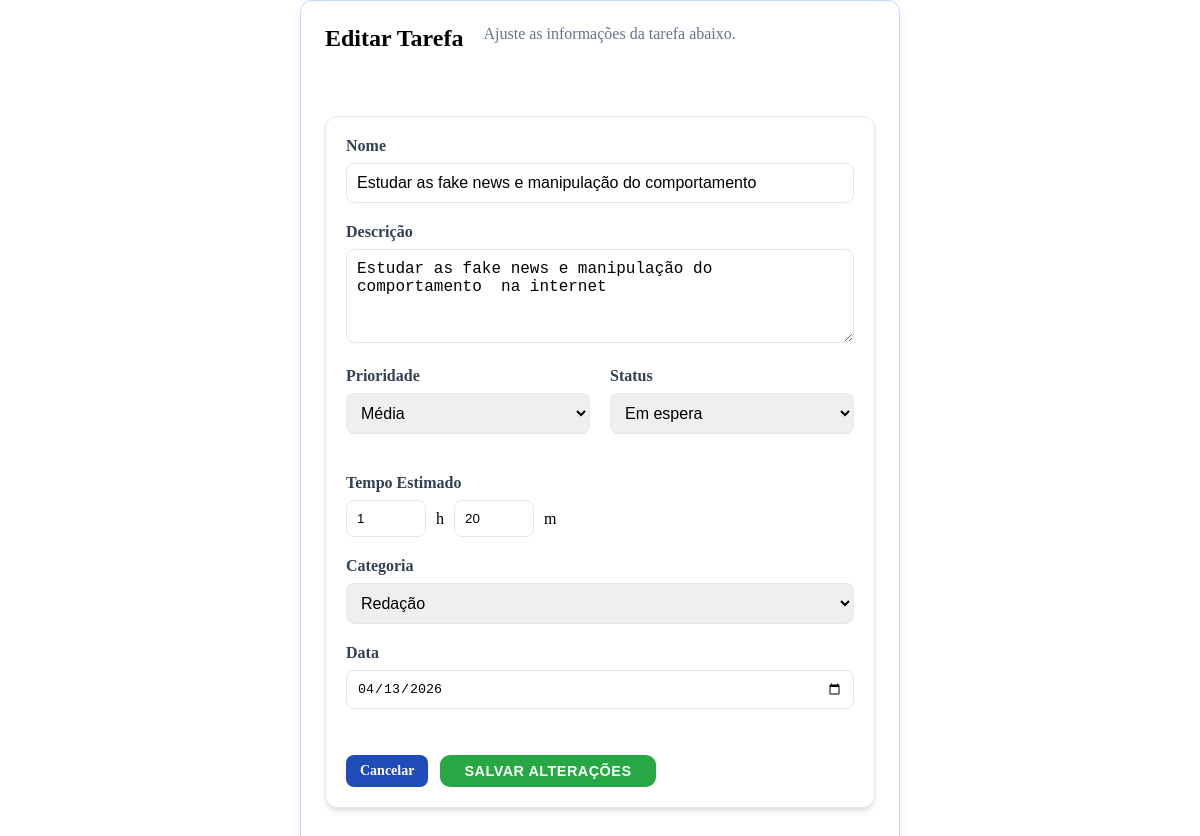
/editar/36/, run on the app's committed database.
### tarefas/models.py (models this page shows, shortened)
class Tarefa(models.Model):
    PRIORIDADE_CHOICES = [
        ('BA', 'Baixa'),
        ('ME', 'Média'),
        ('AL', 'Alta'),
    ]
    STATUS_CHOICES = [
        ('ES', 'Em espera'),
        ('AN', 'Em andamento'),
        ('CO', 'Concluída'),
    ]
    nome = models.CharField(max_length=255)
    descricao = models.TextField(blank=True)
    prioridade = models.CharField(
        max_length=2, choices=PRIORIDADE_CHOICES, default='ME')
    status = models.CharField(
        max_length=2, choices=STATUS_CHOICES, default='ES')
    horas_estimadas = models.PositiveIntegerField(
        default=0, help_text='Minutos estimados')
    horas_trabalhadas = models.PositiveIntegerField(
        default=0, help_text='Minutos trabalhados')
    data = models.DateField()
    categoria = models.ForeignKey(
        CategoriaTarefa, on_delete=models.SET_NULL, null=True, blank=True,
        related_name='tarefas')

class CategoriaTarefa(models.Model):
    nome = models.CharField(max_length=100, unique=True)
    class Meta:
        ordering = ['nome']
        verbose_name = 'Categoria'
        verbose_name_plural = 'Categorias'

### tarefas/views.py (the view)
# urls.py: path('editar/<int:tarefa_id>/', views.editar_tarefa, name='editar_tarefa'),
def editar_tarefa(request, tarefa_id):
    tarefa = get_object_or_404(Tarefa, id=tarefa_id)
    categorias = CategoriaTarefa.objects.all()
    prioridades = Tarefa.PRIORIDADE_CHOICES
    status_list = Tarefa.STATUS_CHOICES
    context = {
        'tarefa': tarefa,
        'categorias': categorias,
        'prioridades': prioridades,
        'status_list': status_list,
    }
    return render(request, 'tarefa_editar.html', context)

### tarefas/templatetags/custom_filters.py (called while the page is built)
@register.filter
def divide(value, arg):
    try:
        return int(value) // int(arg)
    except (ValueError, ZeroDivisionError, TypeError):
        return 0

@register.filter
def modulo(value, arg):
    try:
        return int(value) % int(arg)
    except (ValueError, ZeroDivisionError, TypeError):
        return 0

### templates/tarefa_editar.html (shortened to what this page needs)
{% extends 'index.html' %}
{% load static custom_filters %}
{% block content %}
<div class="page-wrapper">
    <div class="detalhes-col" style="max-width: 600px; margin: 0 auto;">
        <header class="tarefa-detalhes">
            <h2>Editar Tarefa</h2>
            <p style="color: #64748b;">Ajuste as informações da tarefa abaixo.</p>
        </header>
        <form action="{% url 'api-editar-tarefa' %}" method="POST" class="subtarefas-section" id="editTaskForm">
            <div class="form-group" style="margin-bottom: 20px;">
                <label for="id_nome" style="display: block; font-weight: 600; margin-bottom: 8px;">Nome</label>
                <input type="text" name="nome" id="id_nome" value="{{ tarefa.nome }}" required
                       style="width: 100%; padding: 10px; border: 1.5px solid #e2e8f0; border-radius: 8px;">
            </div>
            <div class="form-group" style="margin-bottom: 20px;">
                <label for="id_descricao" style="display: block; font-weight: 600; margin-bottom: 8px;">Descrição</label>
                <textarea name="descricao" id="id_descricao" rows="4"
                          style="width: 100%; padding: 10px; border: 1.5px solid #e2e8f0; border-radius: 8px;">{{ tarefa.descricao }}</textarea>
            </div>
            <div class="form-row" style="display: flex; gap: 20px; margin-bottom: 20px;">
                <div class="form-group" style="flex: 1;">
                    <label for="id_prioridade" style="display: block; font-weight: 600; margin-bottom: 8px;">Prioridade</label>
                    <select name="prioridade" id="id_prioridade"
                            style="width: 100%; padding: 10px; border: 1.5px solid #e2e8f0; border-radius: 8px;">
                        {% for val, label in prioridades %}
                            <option value="{{ val }}" {% if tarefa.prioridade == val %}selected{% endif %}>{{ label }}</option>
                        {% endfor %}
                    </select>
                </div>
                <div class="form-group" style="flex: 1;">
                    <label for="id_status" style="display: block; font-weight: 600; margin-bottom: 8px;">Status</label>
                    <select name="status" id="id_status"
                            style="width: 100%; padding: 10px; border: 1.5px solid #e2e8f0; border-radius: 8px;">
                        {% for val, label in status_list %}
                            <option value="{{ val }}" {% if tarefa.status == val %}selected{% endif %}>{{ label }}</option>
                        {% endfor %}
                    </select>
                </div>
            </div>
            <div class="form-group" style="margin-bottom: 20px;">
                <label style="display: block; font-weight: 600; margin-bottom: 8px;">Tempo Estimado</label>
                <div class="time-inputs" style="display: flex; align-items: center; gap: 10px;">
                    <input type="number" name="horas_estimadas_horas" value="{{ tarefa.horas_estimadas|divide:60 }}" min="0"
                           style="width: 80px; padding: 10px; border: 1.5px solid #e2e8f0; border-radius: 8px;">
                    <span>h</span>
                    <input type="number" name="horas_estimadas_minutos" value="{{ tarefa.horas_estimadas|modulo:60 }}" min="0" max="59"
                           style="width: 80px; padding: 10px; border: 1.5px solid #e2e8f0; border-radius: 8px;">
                    <span>m</span>
                </div>
            </div>
            <div class="form-group" style="margin-bottom: 20px;">
                <label for="id_categoria" style="display: block; font-weight: 600; margin-bottom: 8px;">Categoria</label>
                <select name="categoria" id="id_categoria"
                        style="width: 100%; padding: 10px; border: 1.5px solid #e2e8f0; border-radius: 8px;">
                    {% for cat in categorias %}
                        <option value="{{ cat.id }}" {% if tarefa.categoria_id == cat.id %}selected{% endif %}>{{ cat.nome }}</option>
                    {% endfor %}
                </select>
            </div>
            <div class="form-group" style="margin-bottom: 30px;">
                <label for="id_data" style="display: block; font-weight: 600; margin-bottom: 8px;">Data</label>
                <input type="date" name="data" id="id_data" value="{{ tarefa.data|date:'Y-m-d' }}" required
                       style="width: 100%; padding: 10px; border: 1.5px solid #e2e8f0; border-radius: 8px;">
            </div>
            <div class="actions-row">
                <a href="{% url 'horas_tarefa' tarefa.id %}" class="btn-back">Cancelar</a>
                <button type="submit" class="btn-sub-add" style="border: none;">Salvar Alterações</button>
            </div>
        </form>
    </div>
</div>
{% endblock %}

### static/css/styles.css (style rules this page uses)
body { background: white; }
* { margin: 0; padding: 0; box-sizing: border-box; }
.page-wrapper { display: flex; flex-direction: row; gap: 30px; align-items: stretch; }
.detalhes-col { flex: 1; display: flex; flex-direction: column; gap: 20px; background-color: #ffffff; border: 1px solid #c7d8ff; border-radius: 12px; padding: 24px; box-shadow: 0 4px 12px rgba(31, 76, 185, 0.08); }
.tarefa-detalhes { display: flex; flex-direction: row; flex-wrap: wrap; gap: 20px; margin-bottom: 24px; }
.actions-row { display: flex; justify-content: flex-start; gap: 12px; margin-top: auto; padding-top: 16px; }
.btn-back { display: inline-flex; align-items: center; padding: 8px 14px; background: #1f4cb9; color: #ffffff; border-radius: 8px; text-decoration: none; font-weight: 600; font-size: 0.875rem; transition: background 150ms ease; }
.subtarefas-section { margin: 20px 0; padding: 20px; background: #ffffff; border-radius: 12px; box-shadow: 0 4px 6px -1px rgba(0, 0, 0, 0.1), 0 2px 4px -1px rgba(0, 0, 0, 0.06); border: 1px solid #e2e8f0; }
.btn-sub-add { background-color: #28a745; color: white; border: none; padding: 0 24px; border-radius: 10px; font-weight: 700; font-size: 0.9rem; cursor: pointer; transition: all 0.2s ease; text-transform: uppercase; letter-spacing: 0.5px; }

### static/css/analise_cat.css (style rules this page uses)
.form-group { margin-bottom: 1.25rem; }
.form-group label { display: block; margin-bottom: 0.5rem; font-weight: 500; color: #334155; }
.form-group input[type="text"], .form-group textarea, .form-group select { width: 100%; padding: 0.75rem; border: 1px solid #cbd5e1; border-radius: 10px; font-size: 1rem; }
.form-row { display: flex; gap: 1rem; }
.form-row .form-group { flex: 1; }
.time-inputs { display: flex; align-items: center; gap: 0.5rem; }
.time-inputs input { width: 80px; padding: 0.5rem; border: 1px solid #cbd5e1; border-radius: 8px; }

### data on the page
Tarefa: nome "Estudar as fake news e manipulação do comportamento", descricao "Estudar as fake news e manipulação do comportamento na internet", prioridade "Média", status "Em espera", horas_estimadas_horas "1", horas_estimadas_minutos "20", categoria "Redação", data "04/13/2026"
